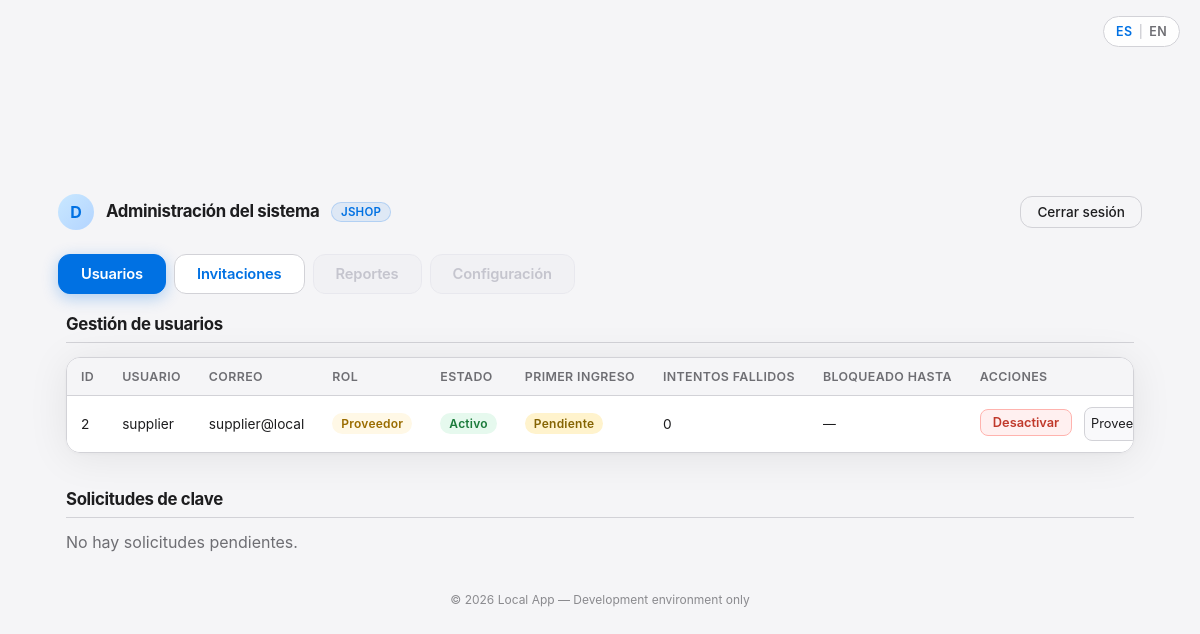
/admin/index.php (signed in), run on the app's committed database.
### tables this page shows
CREATE TABLE IF NOT EXISTS `org_members` (
    `id`         INT UNSIGNED      NOT NULL AUTO_INCREMENT,
    `user_id`    INT UNSIGNED      NOT NULL,
    `org_id`     SMALLINT UNSIGNED NOT NULL,
    `role`       ENUM('owner','admin','supplier','user') NOT NULL DEFAULT 'user',
    `is_active`  TINYINT(1)        NOT NULL DEFAULT 1,
    `joined_at`  DATETIME          NOT NULL DEFAULT CURRENT_TIMESTAMP,
    PRIMARY KEY (`id`),
    UNIQUE KEY `uq_user_org` (`user_id`, `org_id`),
    CONSTRAINT `fk_om_user` FOREIGN KEY (`user_id`)
        REFERENCES `users`(`id`) ON DELETE CASCADE,
    CONSTRAINT `fk_om_org`  FOREIGN KEY (`org_id`)
        REFERENCES `organizations`(`id`) ON DELETE CASCADE
);

CREATE TABLE IF NOT EXISTS `users` (
    `id`                     INT UNSIGNED     NOT NULL AUTO_INCREMENT,
    `username`               VARCHAR(60)      NOT NULL,
    `email`                  VARCHAR(254)     NOT NULL,
    `password_hash`          VARCHAR(255)     NOT NULL,
    `is_active`              TINYINT(1)       NOT NULL DEFAULT 1,
    `role`                   ENUM('admin','supplier') NOT NULL DEFAULT 'supplier',
    `failed_attempts`        TINYINT UNSIGNED NOT NULL DEFAULT 0,
    `locked_until`           DATETIME         NULL     DEFAULT NULL,
    `first_login`            TINYINT(1)       NOT NULL DEFAULT 1,
    `preferred_language`     VARCHAR(10)      NOT NULL DEFAULT 'es',
     
    `full_name`              VARCHAR(200)     NULL     DEFAULT NULL,
    `company_name`           VARCHAR(200)     NULL     DEFAULT NULL,
     
    `legal_rep_name`         VARCHAR(200)     NULL     DEFAULT NULL,
    `tax_id`                 VARCHAR(50)      NULL     DEFAULT NULL,
    `legal_rep_id`           VARCHAR(50)      NULL     DEFAULT NULL,
     
    `company_phone_code`     VARCHAR(10)      NULL     DEFAULT NULL,
    `company_phone_number`   VARCHAR(30)      NULL     DEFAULT NULL,
    `legal_rep_phone_code`   VARCHAR(10)      NULL     DEFAULT NULL,
    `legal_rep_phone_number` VARCHAR(30)      NULL     DEFAULT NULL,
    `phone`                  VARCHAR(30)      NULL     DEFAULT NULL,   
     
    `addr_street`            VARCHAR(300)     NULL     DEFAULT NULL,
    `addr_city`              VARCHAR(100)     NULL     DEFAULT NULL,
    `addr_state`             VARCHAR(100)     NULL     DEFAULT NULL,
    `addr_zip`               VARCHAR(20)      NULL     DEFAULT NULL,
    `addr_country_id`        SMALLINT UNSIGNED NULL    DEFAULT NULL,
     
    `factory_street`         VARCHAR(300)     NULL     DEFAULT NULL,
    `factory_city`           VARCHAR(100)     NULL     DEFAULT NULL,
    `factory_state`          VARCHAR(100)     NULL     DEFAULT NULL,
    `factory_zip`            VARCHAR(20)      NULL     DEFAULT NULL,
    `factory_country_id`     SMALLINT UNSIGNED NULL    DEFAULT NULL,
     
    `created_at`             DATETIME         NOT NULL DEFAULT CURRENT_TIMESTAMP,
    `updated_at`             DATETIME         NOT NULL DEFAULT CURRENT_TIMESTAMP
                                              ON UPDATE CURRENT_TIMESTAMP,
    PRIMARY KEY (`id`),
    UNIQUE KEY `uq_username` (`username`),
    UNIQUE KEY `uq_email`    (`email`)
);

### includes/lang.php (called while the page is built, shortened)
<?php
function getLangStrings(): array
{
    $lang = $_SESSION['lang'] ?? DEFAULT_LANG;
    $file = __DIR__ . "/../lang/{$lang}.php";
    return require $file;
}
function t(string $key, ...$args): string
{
    static $strings = null;
    if ($strings === null) {
        $strings = getLangStrings();
    }
    $val = $strings[$key] ?? $key;
    return $args ? vsprintf($val, $args) : $val;
}
function currentLang(): string
{
    return $_SESSION['lang'] ?? DEFAULT_LANG;
}

### admin/index.php (the view, shortened to what this page needs)
<?php
require_once __DIR__ . '/../includes/lang.php';
require_once __DIR__ . '/../includes/tabs.php';
$pdo      = getDB();
$feedback = '';$orgId    = (int) $_SESSION['org_id'];
$orgName  = htmlspecialchars($_SESSION['org_name'] ?? '', ENT_QUOTES, 'UTF-8');
$uStmt = $pdo->prepare(
    'SELECT u.id, u.username, u.email, u.is_active,
            u.first_login, u.failed_attempts, u.locked_until,
            om.role
       FROM users u
       JOIN org_members om ON u.id = om.user_id
      WHERE om.org_id = ?
        AND om.role IN ("supplier","user")
        AND om.is_active = 1
      ORDER BY om.role ASC, u.username ASC'
);
$uStmt->execute([$orgId]);
$users = $uStmt->fetchAll();
$requests = $pdo->query(
    'SELECT id, company_name, email, username, notes, status, requested_at
       FROM password_requests
      ORDER BY status ASC, requested_at DESC'
)->fetchAll();
$username = htmlspecialchars($_SESSION['username'] ?? 'Admin', ENT_QUOTES, 'UTF-8');
$initial  = strtoupper(substr($username, 0, 1));
$lang     = currentLang();
?>
<!DOCTYPE html>
<html lang="<?= $lang ?>">
<head>
    <link rel="stylesheet" href="/login/css/style.css?v=5">
</head>
<body>
    <div class="lang-selector">
        <a href="?set_lang=es" class="lang-btn<?= $lang === 'es' ? ' active' : '' ?>">ES</a>
        <span class="lang-sep">|</span>
        <a href="?set_lang=en" class="lang-btn<?= $lang === 'en' ? ' active' : '' ?>">EN</a>
    </div>
    <div class="top-bar">
        <div class="top-bar-brand">
            <div class="welcome-avatar small"><?= $initial ?></div>
            <span class="top-bar-title">
                <?= t('admin_title') ?>
                <span class="org-badge"><?= $orgName ?></span>
            </span>
        </div>
        <form method="POST" action="/login/logout.php" class="top-bar-logout">
            <button type="submit" class="btn-secondary btn-sm">
                <?= t('sign_out') ?>
            </button>
        </form>
    </div>
    <?= renderTabs('users') ?>
    <div class="page-content">
        <section class="panel-section">
            <h2 class="section-title"><?= t('user_management') ?></h2>
            <?php if (empty($users)): ?>
                <p class="text-muted"><?= t('no_users') ?></p>
            <?php else: ?>
            <div class="table-wrap">
                <table class="data-table">
                    <thead>
                        <tr>
                            <th><?= t('col_id') ?></th>
                            <th><?= t('col_username') ?></th>
                            <th><?= t('col_email') ?></th>
                            <th><?= t('col_role') ?></th>
                            <th><?= t('col_status') ?></th>
                            <th><?= t('col_first_login') ?></th>
                            <th><?= t('col_attempts') ?></th>
                            <th><?= t('col_locked_until') ?></th>
                            <th><?= t('col_actions') ?></th>
                        </tr>
                    </thead>
                    <tbody>
                    <?php foreach ($users as $u): ?>
                        <?php
                            $isLocked  = !empty($u['locked_until']) && strtotime($u['locked_until']) > time();
                            $isSelf    = (int) $u['id'] === (int) $_SESSION['user_id'];
                        ?>
                        <tr>
                            <td><?= (int) $u['id'] ?></td>
                            <td><?= htmlspecialchars($u['username'], ENT_QUOTES, 'UTF-8') ?></td>
                            <td><?= htmlspecialchars($u['email'], ENT_QUOTES, 'UTF-8') ?></td>
                            <td>
                                <span class="badge <?= $u['role'] === 'supplier' ? 'badge-supplier' : 'badge-user' ?>">
                                    <?= htmlspecialchars(t('role_' . $u['role']), ENT_QUOTES, 'UTF-8') ?>
                                </span>
                            </td>
                            <td>
                                <span class="badge <?= (int) $u['is_active'] ? 'badge-active' : 'badge-inactive' ?>">
                                    <?= (int) $u['is_active'] ? t('status_active') : t('status_inactive') ?>
                                </span>
                            </td>
                            <td>
                                <span class="badge <?= (int) $u['first_login'] ? 'badge-pending' : 'badge-done' ?>">
                                    <?= (int) $u['first_login'] ? t('first_login_yes') : t('first_login_no') ?>
                                </span>
                            </td>
                            <td><?= (int) $u['failed_attempts'] ?></td>
                            <td class="text-muted small">
                                <?= $isLocked
                                    ? htmlspecialchars($u['locked_until'], ENT_QUOTES, 'UTF-8')
                                    : '—' ?>
                            </td>
                            <td class="actions-cell">
                                <?php if (!$isSelf): ?>
                                <form method="POST" action="/login/admin/index.php" style="display:inline">
                                    <?php if ((int) $u['is_active']): ?>
                                    <button type="submit" class="btn-tbl btn-danger"><?= t('btn_deactivate') ?></button>
                                    <?php else: ?>
                                    <input type="hidden" name="action" value="activate">
                                    <button type="submit" class="btn-tbl btn-success"><?= t('btn_activate') ?></button>
                                    <?php endif; ?>
                                </form>
                                <?php endif; ?>
                                <?php if (!$isSelf): ?>
                                <form method="POST" action="/login/admin/index.php" style="display:inline;margin-left:4px;">
                                    <select name="new_role" class="input-sm" style="width:auto;padding:3px 6px;font-size:0.8rem;">
                                        <option value="supplier" <?= $u['role'] === 'supplier' ? 'selected' : '' ?>><?= t('role_supplier') ?></option>
                                    </select>
                                </form>
                                <?php endif; ?>
                            </td>
                        </tr>
                    <?php endforeach; ?>
                    </tbody>
                </table>
            </div>
            <?php endif; ?>
        </section>
        <section class="panel-section" style="margin-top:36px;">
            <h2 class="section-title"><?= t('col_requests') ?></h2>
            <?php if (empty($requests)): ?>
                <p class="text-muted"><?= t('no_requests') ?></p>
            <?php endif; ?>
        </section>
    </div>
    <footer class="global-footer">
        &copy; <?= date('Y') ?> Local App &mdash; Development environment only
    </footer>
</body>
</html>

### includes/tabs.php (shortened to what this page needs)
<?php
function getTabsForRole(string $role): array
{
    switch ($role) {
        case 'admin':
            return [
                [
                    'id'    => 'users',
                    'label' => t('tab_users'),
                    'url'   => '/login/admin/index.php',
                ],
                [
                    'id'    => 'invitations',
                    'label' => t('tab_invitations'),
                    'url'   => '/login/invitations.php',
                ],
                [
                    'id'       => 'reports',
                    'label'    => t('tab_reports'),
                    'url'      => '#',
                    'disabled' => true,
                ],
                [
                    'id'       => 'settings',
                    'label'    => t('tab_settings'),
                    'url'      => '#',
                    'disabled' => true,
                ],
            ];
    }
}
function renderTabs(string $activePage): string
{
    $role       = $_SESSION['role']        ?? '';
    $tabs       = getTabsForRole($role);
    $navLabel = htmlspecialchars(t('tab_nav_label'), ENT_QUOTES, 'UTF-8');
    $html     = '<nav class="tab-nav" aria-label="' . $navLabel . '">' . "\n";
    foreach ($tabs as $tab) {
        $isActive   = ($tab['id'] === $activePage);
        $isDisabled = !empty($tab['disabled']);
        $label = htmlspecialchars($tab['label'], ENT_QUOTES, 'UTF-8');
        if ($isActive) {
            $html .= '    <span class="tab-item tab-item--active" aria-current="page">'
                   . $label . '</span>' . "\n";
        } elseif ($isDisabled) {
            $soon  = htmlspecialchars(t('tab_coming_soon'), ENT_QUOTES, 'UTF-8');
            $html .= '    <span class="tab-item tab-item--disabled" aria-disabled="true" title="' . $soon . '">'
                   . $label . '</span>' . "\n";
        } else {
            $url   = htmlspecialchars($tab['url'], ENT_QUOTES, 'UTF-8');
            $html .= '    <a href="' . $url . '" class="tab-item">'
                   . $label . '</a>' . "\n";
        }
    }
    $html .= '</nav>' . "\n";
    return $html;
}

### data on the page
org_members: user "2", user.username "supplier", user.email "supplier@local", role "Proveedor", user.failed_attempts "0", new_role "Proveedor"

### other printed values
$initial "D"
t('admin_title') "Administración del sistema"
$orgName "JSHOP"
t('sign_out') "Cerrar sesión"
$label "Usuarios"
$label "Invitaciones"
$label "Reportes"
$label "Configuración"
t('user_management') "Gestión de usuarios"
t('col_id') "ID"
t('col_username') "USUARIO"
t('col_email') "CORREO"
t('col_role') "ROL"
t('col_status') "ESTADO"
t('col_first_login') "PRIMER INGRESO"
